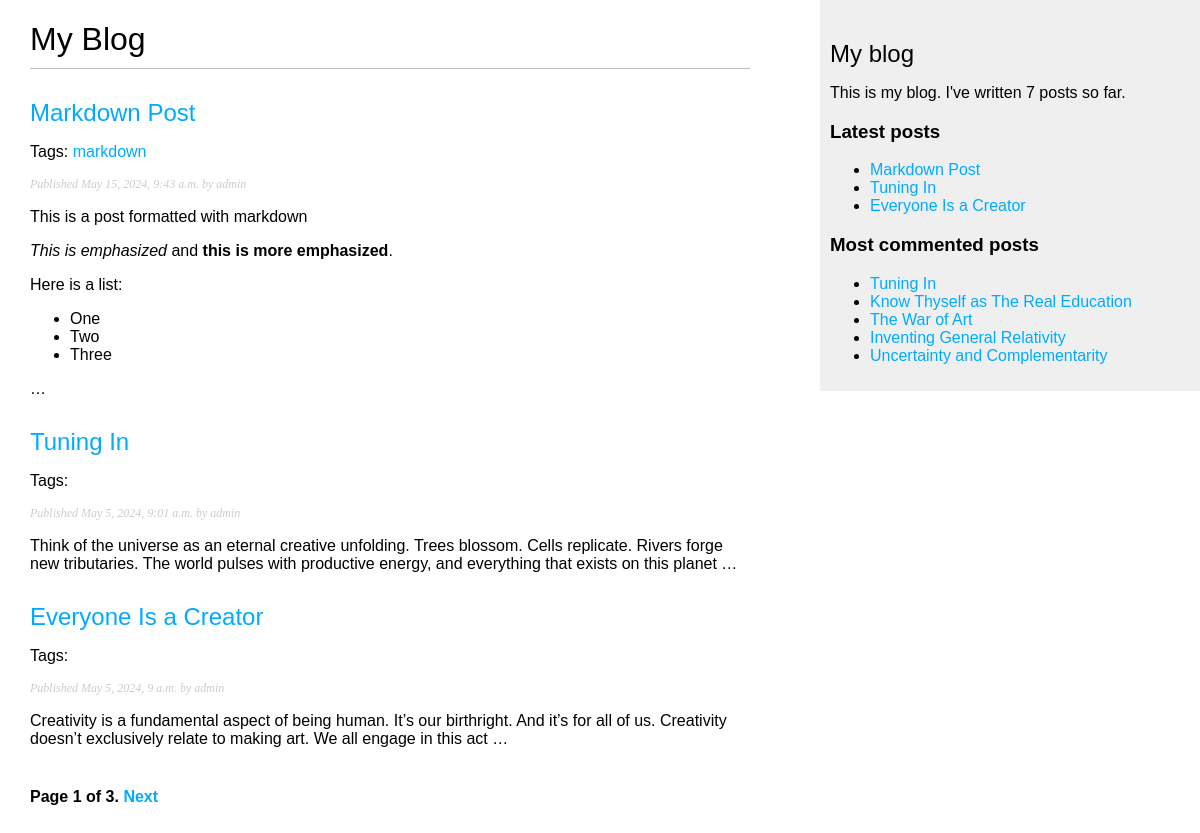
Screenshot of /blog/ with the database file from the repository.
### blog/models.py (models this page shows, shortened)
class Post(models.Model):
    tags = TaggableManager()
    STATUS_CHOICES = [
        ('draft', 'Draft'),
        ('published', 'Published'),
    ]
    title = models.CharField(max_length=250)
    slug = models.SlugField(max_length=250,
                            unique_for_date='publish')
    author = models.ForeignKey(User, on_delete=models.CASCADE, related_name='blog_posts')
    body = models.TextField()
    publish = models.DateTimeField(default=timezone.now)
    created = models.DateTimeField(auto_now_add=True)
    updated = models.DateTimeField(auto_now=True)
    status = models.CharField(max_length=10, choices=STATUS_CHOICES, default='draft')
    objects = models.Manager() # The default manager.
    published = PublishedManager() # Our custom manager.
    class Meta:
        ordering = ['-publish']
    def get_absolute_url(self):
        return reverse('blog:post_detail',
                       args=[self.publish.year,
                             self.publish.month,
                             self.publish.day,
                             self.slug])

### blog/views.py (the view)
# urls.py: path('', views.post_list, name='post_list'),
def post_list(request, tag_slug=None):
    post_list = Post.published.all()
    tag = None
    if tag_slug:
        tag = get_object_or_404(Tag, slug=tag_slug)
        post_list = post_list.filter(tags__in=[tag])
    paginator = Paginator(post_list, 3)
    page_number = request.GET.get('page', 1)
    try:
        posts = paginator.page(page_number)
    except PageNotAnInteger:
        posts = paginator.page(1)
    except EmptyPage:
        posts = paginator.page(paginator.num_pages)
    return render(request,
        'blog/post/list.html',
        {'posts': posts, 'tag': tag})

### blog/models.py (called while the page is built)
    def get_queryset(self):
        return super().get_queryset().filter(status='published')

### blog/templatetags/blog_tags.py (called while the page is built)
@register.simple_tag
def total_posts():
    return Post.published.count()

@register.inclusion_tag('blog/post/latest_posts.html')
def show_latest_posts(count=5):
    latest_posts = Post.published.order_by('-publish')[:count]
    return {'latest_posts': latest_posts}

@register.simple_tag
def get_most_commented_posts(count=5):
    return Post.published.annotate(
    total_comments=Count('comments')
    ).order_by('-total_comments')[:count]

@register.filter(name='markdown')
def markdown_format(text):
    return mark_safe(markdown.markdown(text))

### blog/templates/blog/post/list.html (shortened to what this page needs)
{% extends "blog/base.html" %}
{% load blog_tags %}
{% block content %}
    <h1>My Blog</h1>
    {% for post in posts %}
        <h2>
            <a href="{{ post.get_absolute_url }}">
            {{ post.title }}
            </a>
        </h2>
        <p class="tags">
            Tags:
            {% for tag in post.tags.all %}
                <a href="{% url "blog:post_list_by_tag" tag.slug %}">
                    {{ tag.name }}
                </a>
            {% endfor %}
        </p>
        <p class="date">
            Published {{ post.publish }} by {{ post.author }}
        </p>
        {{ post.body|markdown|truncatewords_html:30 }}
    {% endfor %}
    {% include "pagination.html" with page=posts %}
{% endblock %}

### blog/templates/blog/base.html (shortened to what this page needs)
{% load blog_tags %}
{% load static %}
<!DOCTYPE html>
<html>
<head>
    <link href="{% static "css/blog.css" %}" rel="stylesheet">
</head>
<body>
    <div id="content">
        {% block content %}
        {% endblock %}
    </div>
    <div id="sidebar">
        <h2>My blog</h2>
        <p>This is my blog.
            I've written {% total_posts %} posts so far.
        </p>
        <h3>Latest posts</h3>
        {% show_latest_posts 3 %}
        <h3>Most commented posts</h3>
        {% get_most_commented_posts as most_commented_posts %}
        <ul>
            {% for post in most_commented_posts %}
            <li>
                <a href="{{ post.get_absolute_url }}">{{ post.title }}</a>
            </li>
            {% endfor %}
        </ul>
    </div>
</body>
</html>

### blog/templates/blog/post/latest_posts.html
<ul>
    {% for post in latest_posts %}
        <li>
            <a href="{{ post.get_absolute_url }}">{{ post.title }}</a>
        </li>
    {% endfor %}
</ul>

### blog/static/css/blog.css (style rules this page uses)
body { margin:0; padding:0; font-family:helvetica, sans-serif; }
a { color:#00abff; text-decoration:none; }
h1 { font-weight:normal; border-bottom:1px solid #bbb; padding:0 0 10px 0; }
h2 { font-weight:normal; margin:30px 0 0; }
#content { float:left; width:60%; padding:0 0 0 30px; }
#sidebar { float:right; width:30%; padding:10px; background:#efefef; height:100%; }
p.date { color:#ccc; font-family: georgia, serif; font-size: 12px; font-style: italic; }

### rows the page displays
Post: title "Markdown Post", publish "May 15, 2024, 9:43 a.m.", author "admin", body "This is a post formatted with markdown This is emphasized and this is more emphasized . Here is a list: One Two Three …"
Tag: name "markdown"
Post: title "Tuning In", publish "May 5, 2024, 9:01 a.m.", author "admin", body "Think of the universe as an eternal creative unfolding. Trees blossom. Cells replicate. Rivers forge new tributaries. The world pulses with productive energy, and everything that exists on this planet …"
Post: title "Everyone Is a Creator", publish "May 5, 2024, 9 a.m.", author "admin", body "Creativity is a fundamental aspect of being human. It’s our birthright. And it’s for all of us. Creativity doesn’t exclusively relate to making art. We all engage in this act …"
Post: title "Know Thyself as The Real Education"
Post: title "The War of Art"
Post: title "Inventing General Relativity"
Post: title "Uncertainty and Complementarity"

### other values shown
{{ page.number }} "1"
{{ page.paginator.num_pages }} "3"
